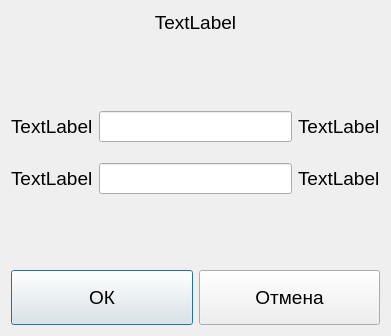
<?xml version="1.0" encoding="UTF-8"?>
<ui version="4.0">
 <class>ValueByValueEditDialog</class>
 <widget class="QDialog" name="ValueByValueEditDialog">
  <property name="geometry">
   <rect>
    <x>0</x>
    <y>0</y>
    <width>391</width>
    <height>336</height>
   </rect>
  </property>
  <property name="font">
   <font>
    <pointsize>14</pointsize>
   </font>
  </property>
  <property name="windowTitle">
   <string>Dialog</string>
  </property>
  <layout class="QGridLayout" name="gridLayout">
   <item row="5" column="0">
    <spacer name="verticalSpacer">
     <property name="orientation">
      <enum>Qt::Vertical</enum>
     </property>
     <property name="sizeHint" stdset="0">
      <size>
       <width>20</width>
       <height>40</height>
      </size>
     </property>
    </spacer>
   </item>
   <item row="4" column="1">
    <widget class="QClickableLineEdit" name="txtValueY"/>
   </item>
   <item row="4" column="2">
    <widget class="QLabel" name="lblValueYSuffix">
     <property name="text">
      <string>TextLabel</string>
     </property>
    </widget>
   </item>
   <item row="2" column="1">
    <widget class="QClickableLineEdit" name="txtValueX"/>
   </item>
   <item row="2" column="0">
    <widget class="QLabel" name="lblValueXTitle">
     <property name="text">
      <string>TextLabel</string>
     </property>
    </widget>
   </item>
   <item row="2" column="2">
    <widget class="QLabel" name="lblValueXSuffix">
     <property name="text">
      <string>TextLabel</string>
     </property>
    </widget>
   </item>
   <item row="4" column="0">
    <widget class="QLabel" name="lblValueYTitle">
     <property name="text">
      <string>TextLabel</string>
     </property>
    </widget>
   </item>
   <item row="1" column="0">
    <spacer name="verticalSpacer_2">
     <property name="orientation">
      <enum>Qt::Vertical</enum>
     </property>
     <property name="sizeHint" stdset="0">
      <size>
       <width>20</width>
       <height>40</height>
      </size>
     </property>
    </spacer>
   </item>
   <item row="6" column="0" colspan="3">
    <layout class="QHBoxLayout" name="horizontalLayout">
     <item>
      <widget class="QPushButton" name="btnAccept">
       <property name="minimumSize">
        <size>
         <width>0</width>
         <height>55</height>
        </size>
       </property>
       <property name="maximumSize">
        <size>
         <width>16777215</width>
         <height>55</height>
        </size>
       </property>
       <property name="text">
        <string>ОК</string>
       </property>
       <property name="icon">
        <iconset resource="../../Resources.qrc">
         <normaloff>:/Images/ok.png</normaloff>:/Images/ok.png</iconset>
       </property>
       <property name="iconSize">
        <size>
         <width>42</width>
         <height>42</height>
        </size>
       </property>
      </widget>
     </item>
     <item>
      <widget class="QPushButton" name="btnCancel">
       <property name="minimumSize">
        <size>
         <width>0</width>
         <height>55</height>
        </size>
       </property>
       <property name="maximumSize">
        <size>
         <width>16777215</width>
         <height>55</height>
        </size>
       </property>
       <property name="text">
        <string>Отмена</string>
       </property>
       <property name="icon">
        <iconset resource="../../Resources.qrc">
         <normaloff>:/Images/delete.png</normaloff>:/Images/delete.png</iconset>
       </property>
       <property name="iconSize">
        <size>
         <width>42</width>
         <height>42</height>
        </size>
       </property>
      </widget>
     </item>
    </layout>
   </item>
   <item row="3" column="1">
    <spacer name="verticalSpacer_3">
     <property name="orientation">
      <enum>Qt::Vertical</enum>
     </property>
     <property name="sizeType">
      <enum>QSizePolicy::Fixed</enum>
     </property>
     <property name="sizeHint" stdset="0">
      <size>
       <width>20</width>
       <height>15</height>
      </size>
     </property>
    </spacer>
   </item>
   <item row="0" column="0" colspan="3">
    <widget class="QLabel" name="lblTitle">
     <property name="maximumSize">
      <size>
       <width>16777215</width>
       <height>50</height>
      </size>
     </property>
     <property name="text">
      <string>TextLabel</string>
     </property>
     <property name="alignment">
      <set>Qt::AlignCenter</set>
     </property>
    </widget>
   </item>
  </layout>
 </widget>
 <customwidgets>
  <customwidget>
   <class>QClickableLineEdit</class>
   <extends>QLineEdit</extends>
   <header location="global">Controls/qclickablelineedit.h</header>
  </customwidget>
 </customwidgets>
 <resources>
  <include location="../../Resources.qrc"/>
 </resources>
 <connections/>
</ui>
